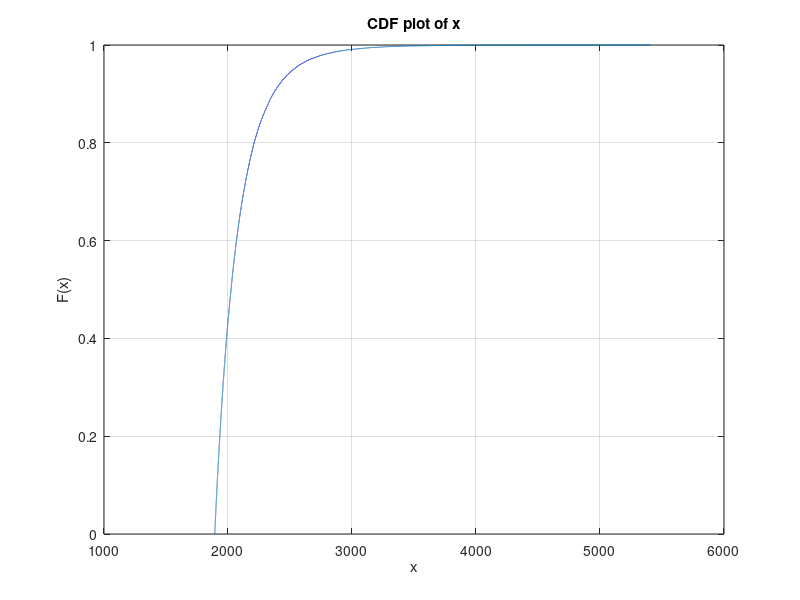

Write MATLAB code to recreate this figure. (Note: this script raises an error after producing the figure.)
present=importdata('q2.txt');
E=mean(present);
D=var(present);
cdfplot(present);
figure;
histogram(present,100,'Normalization','pdf')

%% ksdensity(present);